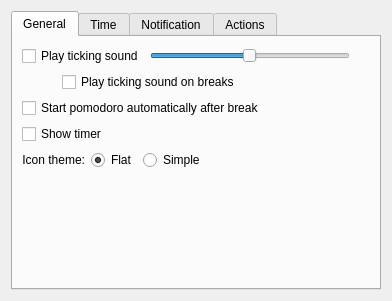
<?xml version="1.0" encoding="UTF-8"?>
<ui version="4.0">
 <class>devicenotifierConfig</class>
 <widget class="QWidget" name="devicenotifierConfig">
  <property name="geometry">
   <rect>
    <x>0</x>
    <y>0</y>
    <width>392</width>
    <height>301</height>
   </rect>
  </property>
  <layout class="QVBoxLayout" name="verticalLayout_3">
   <item>
    <widget class="QTabWidget" name="tabs">
     <property name="minimumSize">
      <size>
       <width>0</width>
       <height>0</height>
      </size>
     </property>
     <property name="currentIndex">
      <number>0</number>
     </property>
     <widget class="QWidget" name="general">
      <attribute name="title">
       <string>General</string>
      </attribute>
      <layout class="QVBoxLayout" name="verticalLayout">
       <item>
        <layout class="QHBoxLayout" name="horizontalLayout_8">
         <item>
          <widget class="QCheckBox" name="kcfg_playTickingSound">
           <property name="text">
            <string>Play ticking sound</string>
           </property>
          </widget>
         </item>
         <item>
          <widget class="QSlider" name="kcfg_tickingVolume">
           <property name="enabled">
            <bool>true</bool>
           </property>
           <property name="minimumSize">
            <size>
             <width>200</width>
             <height>0</height>
            </size>
           </property>
           <property name="maximumSize">
            <size>
             <width>150</width>
             <height>16777215</height>
            </size>
           </property>
           <property name="minimum">
            <number>1</number>
           </property>
           <property name="maximum">
            <number>100</number>
           </property>
           <property name="singleStep">
            <number>1</number>
           </property>
           <property name="value">
            <number>50</number>
           </property>
           <property name="orientation">
            <enum>Qt::Horizontal</enum>
           </property>
          </widget>
         </item>
         <item>
          <spacer name="horizontalSpacer_7">
           <property name="orientation">
            <enum>Qt::Horizontal</enum>
           </property>
           <property name="sizeType">
            <enum>QSizePolicy::Expanding</enum>
           </property>
           <property name="sizeHint" stdset="0">
            <size>
             <width>20</width>
             <height>20</height>
            </size>
           </property>
          </spacer>
         </item>
        </layout>
       </item>
       <item>
        <layout class="QHBoxLayout" name="horizontalLayout" stretch="0,0">
         <item>
          <spacer name="horizontalSpacer">
           <property name="orientation">
            <enum>Qt::Horizontal</enum>
           </property>
           <property name="sizeType">
            <enum>QSizePolicy::Fixed</enum>
           </property>
           <property name="sizeHint" stdset="0">
            <size>
             <width>40</width>
             <height>20</height>
            </size>
           </property>
          </spacer>
         </item>
         <item>
          <widget class="QCheckBox" name="kcfg_playTickingSoundOnBreaks">
           <property name="text">
            <string>Play ticking sound on breaks</string>
           </property>
          </widget>
         </item>
        </layout>
       </item>
       <item>
        <layout class="QHBoxLayout" name="horizontalLayout_7">
         <item>
          <widget class="QCheckBox" name="kcfg_continuousMode">
           <property name="toolTip">
            <string>Make next pomodoro start automatically after a break. Stop after long break.</string>
           </property>
           <property name="text">
            <string>Start pomodoro automatically after break</string>
           </property>
          </widget>
         </item>
         <item>
          <spacer name="horizontalSpacer_8">
           <property name="orientation">
            <enum>Qt::Horizontal</enum>
           </property>
           <property name="sizeHint" stdset="0">
            <size>
             <width>40</width>
             <height>20</height>
            </size>
           </property>
          </spacer>
         </item>
        </layout>
       </item>
       <item>
        <layout class="QHBoxLayout" name="horizontalLayout_5">
         <item>
          <widget class="QCheckBox" name="kcfg_showIconTimer">
           <property name="text">
            <string>Show timer</string>
           </property>
          </widget>
         </item>
         <item>
          <spacer name="horizontalSpacer_2">
           <property name="orientation">
            <enum>Qt::Horizontal</enum>
           </property>
           <property name="sizeHint" stdset="0">
            <size>
             <width>40</width>
             <height>20</height>
            </size>
           </property>
          </spacer>
         </item>
        </layout>
       </item>
       <item>
        <layout class="QHBoxLayout" name="horizontalLayout_6">
         <item>
          <widget class="QLabel" name="label_8">
           <property name="text">
            <string>Icon theme:</string>
           </property>
           <property name="alignment">
            <set>Qt::AlignRight|Qt::AlignTrailing|Qt::AlignVCenter</set>
           </property>
          </widget>
         </item>
         <item>
          <widget class="QRadioButton" name="kcfg_flatIconTheme">
           <property name="text">
            <string>Flat</string>
           </property>
           <property name="checked">
            <bool>true</bool>
           </property>
          </widget>
         </item>
         <item>
          <widget class="QRadioButton" name="kcfg_simpleIconTheme">
           <property name="text">
            <string>Simple</string>
           </property>
          </widget>
         </item>
         <item>
          <spacer name="horizontalSpacer_6">
           <property name="orientation">
            <enum>Qt::Horizontal</enum>
           </property>
           <property name="sizeHint" stdset="0">
            <size>
             <width>40</width>
             <height>20</height>
            </size>
           </property>
          </spacer>
         </item>
        </layout>
       </item>
       <item>
        <spacer name="verticalSpacer">
         <property name="orientation">
          <enum>Qt::Vertical</enum>
         </property>
         <property name="sizeHint" stdset="0">
          <size>
           <width>20</width>
           <height>40</height>
          </size>
         </property>
        </spacer>
       </item>
      </layout>
     </widget>
     <widget class="QWidget" name="time">
      <attribute name="title">
       <string>Time</string>
      </attribute>
      <layout class="QVBoxLayout" name="verticalLayout_4">
       <item>
        <layout class="QGridLayout" name="gridLayout_2">
         <item row="3" column="1">
          <widget class="QSpinBox" name="kcfg_pomodorosPerLongBreak">
           <property name="suffix">
            <string> pomodoros</string>
           </property>
           <property name="minimum">
            <number>1</number>
           </property>
           <property name="maximum">
            <number>10</number>
           </property>
           <property name="value">
            <number>4</number>
           </property>
          </widget>
         </item>
         <item row="2" column="0">
          <widget class="QLabel" name="label">
           <property name="layoutDirection">
            <enum>Qt::LeftToRight</enum>
           </property>
           <property name="text">
            <string>Pomodoro:</string>
           </property>
           <property name="alignment">
            <set>Qt::AlignRight|Qt::AlignTrailing|Qt::AlignVCenter</set>
           </property>
          </widget>
         </item>
         <item row="1" column="0">
          <widget class="QLabel" name="label_2">
           <property name="text">
            <string>Short break:</string>
           </property>
           <property name="alignment">
            <set>Qt::AlignRight|Qt::AlignTrailing|Qt::AlignVCenter</set>
           </property>
          </widget>
         </item>
         <item row="2" column="1">
          <widget class="QSpinBox" name="kcfg_pomodoroLenght">
           <property name="suffix">
            <string> minutes</string>
           </property>
           <property name="minimum">
            <number>1</number>
           </property>
           <property name="maximum">
            <number>60</number>
           </property>
           <property name="value">
            <number>25</number>
           </property>
          </widget>
         </item>
         <item row="1" column="1">
          <widget class="QSpinBox" name="kcfg_shortBreakLenght">
           <property name="suffix">
            <string> minutes</string>
           </property>
           <property name="minimum">
            <number>1</number>
           </property>
           <property name="maximum">
            <number>60</number>
           </property>
           <property name="value">
            <number>5</number>
           </property>
          </widget>
         </item>
         <item row="3" column="0">
          <widget class="QLabel" name="label_4">
           <property name="text">
            <string>Cycle:</string>
           </property>
           <property name="alignment">
            <set>Qt::AlignRight|Qt::AlignTrailing|Qt::AlignVCenter</set>
           </property>
          </widget>
         </item>
         <item row="0" column="1">
          <widget class="QSpinBox" name="kcfg_longBreakLenght">
           <property name="suffix">
            <string> minutes</string>
           </property>
           <property name="minimum">
            <number>1</number>
           </property>
           <property name="maximum">
            <number>60</number>
           </property>
           <property name="value">
            <number>20</number>
           </property>
          </widget>
         </item>
         <item row="0" column="0">
          <widget class="QLabel" name="label_3">
           <property name="text">
            <string>Long break:</string>
           </property>
           <property name="alignment">
            <set>Qt::AlignRight|Qt::AlignTrailing|Qt::AlignVCenter</set>
           </property>
          </widget>
         </item>
         <item row="1" column="2">
          <spacer name="horizontalSpacer_9">
           <property name="orientation">
            <enum>Qt::Horizontal</enum>
           </property>
           <property name="sizeHint" stdset="0">
            <size>
             <width>40</width>
             <height>20</height>
            </size>
           </property>
          </spacer>
         </item>
         <item row="0" column="2">
          <spacer name="horizontalSpacer_3">
           <property name="orientation">
            <enum>Qt::Horizontal</enum>
           </property>
           <property name="sizeHint" stdset="0">
            <size>
             <width>40</width>
             <height>20</height>
            </size>
           </property>
          </spacer>
         </item>
         <item row="2" column="2">
          <spacer name="horizontalSpacer_10">
           <property name="orientation">
            <enum>Qt::Horizontal</enum>
           </property>
           <property name="sizeHint" stdset="0">
            <size>
             <width>40</width>
             <height>20</height>
            </size>
           </property>
          </spacer>
         </item>
         <item row="3" column="2">
          <spacer name="horizontalSpacer_11">
           <property name="orientation">
            <enum>Qt::Horizontal</enum>
           </property>
           <property name="sizeHint" stdset="0">
            <size>
             <width>40</width>
             <height>20</height>
            </size>
           </property>
          </spacer>
         </item>
        </layout>
       </item>
       <item>
        <spacer name="verticalSpacer_3">
         <property name="orientation">
          <enum>Qt::Vertical</enum>
         </property>
         <property name="sizeHint" stdset="0">
          <size>
           <width>20</width>
           <height>40</height>
          </size>
         </property>
        </spacer>
       </item>
      </layout>
     </widget>
     <widget class="QWidget" name="notification">
      <attribute name="title">
       <string>Notification</string>
      </attribute>
      <layout class="QVBoxLayout" name="verticalLayout_2">
       <item>
        <widget class="QCheckBox" name="kcfg_playNotificationSound">
         <property name="text">
          <string>Play notification sound</string>
         </property>
         <property name="checked">
          <bool>true</bool>
         </property>
        </widget>
       </item>
       <item>
        <widget class="QGroupBox" name="groupBox">
         <property name="title">
          <string>Notification Action</string>
         </property>
         <layout class="QVBoxLayout" name="verticalLayout_5">
          <item>
           <widget class="QRadioButton" name="kcfg_popupNotification">
            <property name="text">
             <string>Pop up tomatoid</string>
            </property>
            <property name="checked">
             <bool>true</bool>
            </property>
           </widget>
          </item>
          <item>
           <widget class="QRadioButton" name="kcfg_kdeNotification">
            <property name="text">
             <string>Standart &amp;KDE notification</string>
            </property>
           </widget>
          </item>
          <item>
           <widget class="QRadioButton" name="kcfg_noNotification">
            <property name="text">
             <string>Do nothing</string>
            </property>
           </widget>
          </item>
         </layout>
        </widget>
       </item>
       <item>
        <spacer name="verticalSpacer_2">
         <property name="orientation">
          <enum>Qt::Vertical</enum>
         </property>
         <property name="sizeHint" stdset="0">
          <size>
           <width>20</width>
           <height>40</height>
          </size>
         </property>
        </spacer>
       </item>
      </layout>
     </widget>
     <widget class="QWidget" name="tab">
      <attribute name="title">
       <string>Actions</string>
      </attribute>
      <layout class="QVBoxLayout" name="verticalLayout_6">
       <item>
        <widget class="QGroupBox" name="groupBox_2">
         <property name="title">
          <string>Run command</string>
         </property>
         <layout class="QVBoxLayout" name="verticalLayout_7">
          <item>
           <layout class="QGridLayout" name="gridLayout">
            <item row="0" column="1">
             <widget class="KLineEdit" name="kcfg_actionStartTimer">
              <property name="showClearButton" stdset="0">
               <bool>true</bool>
              </property>
             </widget>
            </item>
            <item row="0" column="0">
             <widget class="QLabel" name="label_6">
              <property name="text">
               <string>Start timer: </string>
              </property>
              <property name="alignment">
               <set>Qt::AlignRight|Qt::AlignTrailing|Qt::AlignVCenter</set>
              </property>
             </widget>
            </item>
            <item row="2" column="0">
             <widget class="QLabel" name="label_7">
              <property name="text">
               <string>End break:</string>
              </property>
              <property name="alignment">
               <set>Qt::AlignRight|Qt::AlignTrailing|Qt::AlignVCenter</set>
              </property>
             </widget>
            </item>
            <item row="1" column="0">
             <widget class="QLabel" name="label_5">
              <property name="text">
               <string>Start break:</string>
              </property>
              <property name="alignment">
               <set>Qt::AlignRight|Qt::AlignTrailing|Qt::AlignVCenter</set>
              </property>
             </widget>
            </item>
            <item row="3" column="0">
             <widget class="QLabel" name="label_9">
              <property name="text">
               <string>End cycle:</string>
              </property>
              <property name="alignment">
               <set>Qt::AlignRight|Qt::AlignTrailing|Qt::AlignVCenter</set>
              </property>
             </widget>
            </item>
            <item row="1" column="1">
             <widget class="KLineEdit" name="kcfg_actionStartBreak">
              <property name="showClearButton" stdset="0">
               <bool>true</bool>
              </property>
             </widget>
            </item>
            <item row="2" column="1">
             <widget class="KLineEdit" name="kcfg_actionEndBreak">
              <property name="showClearButton" stdset="0">
               <bool>true</bool>
              </property>
             </widget>
            </item>
            <item row="3" column="1">
             <widget class="KLineEdit" name="kcfg_actionEndCycle">
              <property name="showClearButton" stdset="0">
               <bool>true</bool>
              </property>
             </widget>
            </item>
           </layout>
          </item>
          <item>
           <spacer name="verticalSpacer_4">
            <property name="orientation">
             <enum>Qt::Vertical</enum>
            </property>
            <property name="sizeHint" stdset="0">
             <size>
              <width>20</width>
              <height>40</height>
             </size>
            </property>
           </spacer>
          </item>
         </layout>
        </widget>
       </item>
      </layout>
     </widget>
    </widget>
   </item>
  </layout>
 </widget>
 <customwidgets>
  <customwidget>
   <class>KLineEdit</class>
   <extends>QLineEdit</extends>
   <header>klineedit.h</header>
  </customwidget>
 </customwidgets>
 <resources/>
 <connections>
  <connection>
   <sender>kcfg_playTickingSound</sender>
   <signal>toggled(bool)</signal>
   <receiver>kcfg_tickingVolume</receiver>
   <slot>setEnabled(bool)</slot>
   <hints>
    <hint type="sourcelabel">
     <x>36</x>
     <y>54</y>
    </hint>
    <hint type="destinationlabel">
     <x>183</x>
     <y>56</y>
    </hint>
   </hints>
  </connection>
  <connection>
   <sender>kcfg_playTickingSound</sender>
   <signal>toggled(bool)</signal>
   <receiver>kcfg_playTickingSoundOnBreaks</receiver>
   <slot>setEnabled(bool)</slot>
   <hints>
    <hint type="sourcelabel">
     <x>45</x>
     <y>56</y>
    </hint>
    <hint type="destinationlabel">
     <x>96</x>
     <y>86</y>
    </hint>
   </hints>
  </connection>
 </connections>
</ui>
